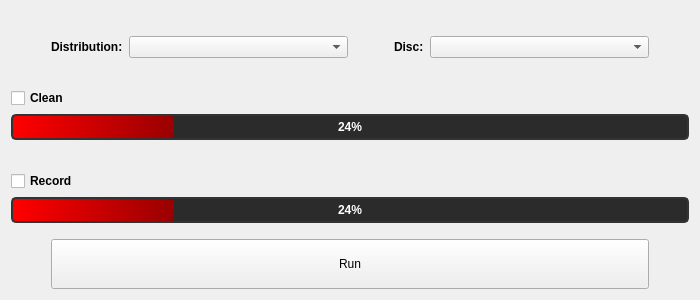
<?xml version="1.0" encoding="UTF-8"?>
<ui version="4.0">
 <class>Form</class>
 <widget class="QWidget" name="Form">
  <property name="geometry">
   <rect>
    <x>0</x>
    <y>0</y>
    <width>700</width>
    <height>300</height>
   </rect>
  </property>
  <property name="windowTitle">
   <string>Form</string>
  </property>
  <layout class="QVBoxLayout" name="verticalLayout_8">
   <item>
    <layout class="QVBoxLayout" name="verticalLayout_7">
     <item>
      <layout class="QVBoxLayout" name="verticalLayout_6">
       <item>
        <layout class="QVBoxLayout" name="verticalLayout_5">
         <item>
          <spacer name="verticalSpacer_2">
           <property name="orientation">
            <enum>Qt::Orientation::Vertical</enum>
           </property>
           <property name="sizeHint" stdset="0">
            <size>
             <width>20</width>
             <height>40</height>
            </size>
           </property>
          </spacer>
         </item>
         <item>
          <layout class="QVBoxLayout" name="verticalLayout_4">
           <item>
            <layout class="QVBoxLayout" name="verticalLayout_3">
             <item>
              <layout class="QVBoxLayout" name="verticalLayout_2">
               <item>
                <layout class="QVBoxLayout" name="verticalLayout">
                 <item>
                  <layout class="QHBoxLayout" name="horizontalLayout_2"/>
                 </item>
                 <item>
                  <layout class="QHBoxLayout" name="horizontalLayout">
                   <item>
                    <spacer name="horizontalSpacer_2">
                     <property name="orientation">
                      <enum>Qt::Orientation::Horizontal</enum>
                     </property>
                     <property name="sizeType">
                      <enum>QSizePolicy::Policy::Maximum</enum>
                     </property>
                     <property name="sizeHint" stdset="0">
                      <size>
                       <width>40</width>
                       <height>20</height>
                      </size>
                     </property>
                    </spacer>
                   </item>
                   <item>
                    <widget class="QLabel" name="label_distribution">
                     <property name="sizePolicy">
                      <sizepolicy hsizetype="Maximum" vsizetype="Preferred">
                       <horstretch>0</horstretch>
                       <verstretch>0</verstretch>
                      </sizepolicy>
                     </property>
                     <property name="font">
                      <font>
                       <bold>true</bold>
                      </font>
                     </property>
                     <property name="text">
                      <string>Distribution:</string>
                     </property>
                    </widget>
                   </item>
                   <item>
                    <widget class="QComboBox" name="comboBox_distribution"/>
                   </item>
                   <item>
                    <spacer name="horizontalSpacer">
                     <property name="orientation">
                      <enum>Qt::Orientation::Horizontal</enum>
                     </property>
                     <property name="sizeType">
                      <enum>QSizePolicy::Policy::Maximum</enum>
                     </property>
                     <property name="sizeHint" stdset="0">
                      <size>
                       <width>40</width>
                       <height>20</height>
                      </size>
                     </property>
                    </spacer>
                   </item>
                   <item>
                    <widget class="QLabel" name="label_disc">
                     <property name="sizePolicy">
                      <sizepolicy hsizetype="Maximum" vsizetype="Maximum">
                       <horstretch>0</horstretch>
                       <verstretch>0</verstretch>
                      </sizepolicy>
                     </property>
                     <property name="font">
                      <font>
                       <bold>true</bold>
                      </font>
                     </property>
                     <property name="text">
                      <string>Disc:</string>
                     </property>
                    </widget>
                   </item>
                   <item>
                    <widget class="QComboBox" name="comboBox_disc"/>
                   </item>
                   <item>
                    <spacer name="horizontalSpacer_3">
                     <property name="orientation">
                      <enum>Qt::Orientation::Horizontal</enum>
                     </property>
                     <property name="sizeType">
                      <enum>QSizePolicy::Policy::Maximum</enum>
                     </property>
                     <property name="sizeHint" stdset="0">
                      <size>
                       <width>40</width>
                       <height>20</height>
                      </size>
                     </property>
                    </spacer>
                   </item>
                  </layout>
                 </item>
                </layout>
               </item>
              </layout>
             </item>
             <item>
              <spacer name="verticalSpacer_3">
               <property name="orientation">
                <enum>Qt::Orientation::Vertical</enum>
               </property>
               <property name="sizeType">
                <enum>QSizePolicy::Policy::Expanding</enum>
               </property>
               <property name="sizeHint" stdset="0">
                <size>
                 <width>20</width>
                 <height>40</height>
                </size>
               </property>
              </spacer>
             </item>
             <item>
              <layout class="QHBoxLayout" name="horizontalLayout_5">
               <item>
                <widget class="QCheckBox" name="checkBox_clean">
                 <property name="sizePolicy">
                  <sizepolicy hsizetype="Expanding" vsizetype="Expanding">
                   <horstretch>0</horstretch>
                   <verstretch>0</verstretch>
                  </sizepolicy>
                 </property>
                 <property name="font">
                  <font>
                   <bold>true</bold>
                  </font>
                 </property>
                 <property name="text">
                  <string>Clean</string>
                 </property>
                </widget>
               </item>
              </layout>
             </item>
            </layout>
           </item>
           <item>
            <widget class="QProgressBar" name="progressBar_clean">
             <property name="styleSheet">
              <string notr="true"> QProgressBar {
                border: 2px solid #333333;
                border-radius: 5px;
                text-align: center;
                background-color: #2b2b2b;
                color: white; 
                font-weight: bold;
            }
            QProgressBar::chunk {
                background-color: #ff0000; 
                background: qlineargradient(spread:pad, x1:0, y1:0, x2:1, y2:0, stop:0 #ff0000, stop:1 #990000);
                border-radius: 3px;
            }</string>
             </property>
             <property name="value">
              <number>24</number>
             </property>
            </widget>
           </item>
          </layout>
         </item>
         <item>
          <spacer name="verticalSpacer">
           <property name="orientation">
            <enum>Qt::Orientation::Vertical</enum>
           </property>
           <property name="sizeType">
            <enum>QSizePolicy::Policy::Expanding</enum>
           </property>
           <property name="sizeHint" stdset="0">
            <size>
             <width>20</width>
             <height>40</height>
            </size>
           </property>
          </spacer>
         </item>
         <item>
          <layout class="QHBoxLayout" name="horizontalLayout_4">
           <item>
            <widget class="QCheckBox" name="checkBox_record">
             <property name="font">
              <font>
               <bold>true</bold>
              </font>
             </property>
             <property name="text">
              <string>Record</string>
             </property>
            </widget>
           </item>
          </layout>
         </item>
         <item>
          <widget class="QProgressBar" name="progressBar_record">
           <property name="styleSheet">
            <string notr="true"> QProgressBar {
                border: 2px solid #333333;
                border-radius: 5px;
                text-align: center;
                background-color: #2b2b2b;
                color: white; 
                font-weight: bold;
            }
            QProgressBar::chunk {
                background-color: #ff0000; 
                background: qlineargradient(spread:pad, x1:0, y1:0, x2:1, y2:0, stop:0 #ff0000, stop:1 #990000);
                border-radius: 3px;
            }</string>
           </property>
           <property name="value">
            <number>24</number>
           </property>
          </widget>
         </item>
        </layout>
       </item>
       <item>
        <spacer name="verticalSpacer_5">
         <property name="orientation">
          <enum>Qt::Orientation::Vertical</enum>
         </property>
         <property name="sizeType">
          <enum>QSizePolicy::Policy::MinimumExpanding</enum>
         </property>
         <property name="sizeHint" stdset="0">
          <size>
           <width>20</width>
           <height>10</height>
          </size>
         </property>
        </spacer>
       </item>
       <item>
        <layout class="QHBoxLayout" name="horizontalLayout_3">
         <item>
          <spacer name="horizontalSpacer_4">
           <property name="orientation">
            <enum>Qt::Orientation::Horizontal</enum>
           </property>
           <property name="sizeType">
            <enum>QSizePolicy::Policy::Maximum</enum>
           </property>
           <property name="sizeHint" stdset="0">
            <size>
             <width>40</width>
             <height>50</height>
            </size>
           </property>
          </spacer>
         </item>
         <item>
          <widget class="QPushButton" name="pushButton_run">
           <property name="sizePolicy">
            <sizepolicy hsizetype="Minimum" vsizetype="Expanding">
             <horstretch>0</horstretch>
             <verstretch>0</verstretch>
            </sizepolicy>
           </property>
           <property name="text">
            <string>Run</string>
           </property>
          </widget>
         </item>
         <item>
          <spacer name="horizontalSpacer_8">
           <property name="orientation">
            <enum>Qt::Orientation::Horizontal</enum>
           </property>
           <property name="sizeType">
            <enum>QSizePolicy::Policy::Maximum</enum>
           </property>
           <property name="sizeHint" stdset="0">
            <size>
             <width>40</width>
             <height>50</height>
            </size>
           </property>
          </spacer>
         </item>
        </layout>
       </item>
      </layout>
     </item>
     <item>
      <spacer name="verticalSpacer_4">
       <property name="orientation">
        <enum>Qt::Orientation::Vertical</enum>
       </property>
       <property name="sizeType">
        <enum>QSizePolicy::Policy::Maximum</enum>
       </property>
       <property name="sizeHint" stdset="0">
        <size>
         <width>20</width>
         <height>40</height>
        </size>
       </property>
      </spacer>
     </item>
    </layout>
   </item>
  </layout>
 </widget>
 <resources/>
 <connections/>
</ui>
